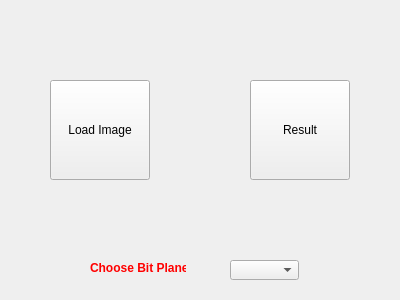
<?xml version="1.0" encoding="UTF-8"?>
<ui version="4.0">
 <class>Widget</class>
 <widget class="QWidget" name="Widget">
  <property name="geometry">
   <rect>
    <x>0</x>
    <y>0</y>
    <width>400</width>
    <height>300</height>
   </rect>
  </property>
  <property name="windowTitle">
   <string>Widget</string>
  </property>
  <widget class="QToolButton" name="toolButton">
   <property name="geometry">
    <rect>
     <x>50</x>
     <y>80</y>
     <width>100</width>
     <height>100</height>
    </rect>
   </property>
   <property name="sizePolicy">
    <sizepolicy hsizetype="Expanding" vsizetype="Expanding">
     <horstretch>0</horstretch>
     <verstretch>0</verstretch>
    </sizepolicy>
   </property>
   <property name="minimumSize">
    <size>
     <width>100</width>
     <height>100</height>
    </size>
   </property>
   <property name="text">
    <string>Load Image</string>
   </property>
  </widget>
  <widget class="QToolButton" name="toolButton_2">
   <property name="geometry">
    <rect>
     <x>250</x>
     <y>80</y>
     <width>100</width>
     <height>100</height>
    </rect>
   </property>
   <property name="sizePolicy">
    <sizepolicy hsizetype="Expanding" vsizetype="Expanding">
     <horstretch>0</horstretch>
     <verstretch>0</verstretch>
    </sizepolicy>
   </property>
   <property name="minimumSize">
    <size>
     <width>100</width>
     <height>100</height>
    </size>
   </property>
   <property name="text">
    <string>Result</string>
   </property>
  </widget>
  <widget class="QComboBox" name="comboBox">
   <property name="geometry">
    <rect>
     <x>230</x>
     <y>260</y>
     <width>69</width>
     <height>20</height>
    </rect>
   </property>
  </widget>
  <widget class="QLabel" name="label">
   <property name="geometry">
    <rect>
     <x>90</x>
     <y>260</y>
     <width>96</width>
     <height>16</height>
    </rect>
   </property>
   <property name="text">
    <string>&lt;html&gt;&lt;head/&gt;&lt;body&gt;&lt;p&gt;&lt;span style=&quot; font-weight:600; color:#ff0000;&quot;&gt;Choose Bit Plane&lt;/span&gt;&lt;/p&gt;&lt;/body&gt;&lt;/html&gt;</string>
   </property>
  </widget>
 </widget>
 <layoutdefault spacing="6" margin="11"/>
 <resources/>
 <connections/>
</ui>
